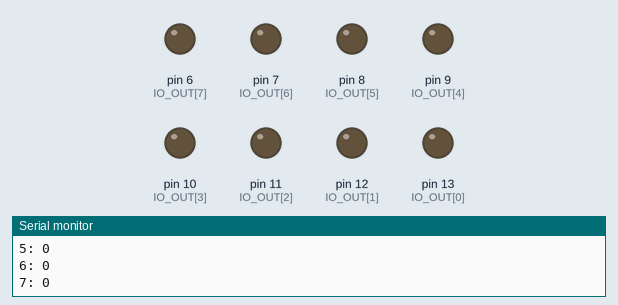
Simulated run of this sketch. Board: Arduino Uno, built with avr-gcc and run on an emulated ATmega328P. On the bench: output pins drawn as LEDs (lit = HIGH), the last lines printed to the serial monitor.

Above: at 1.0 s.
At 3.0 s:
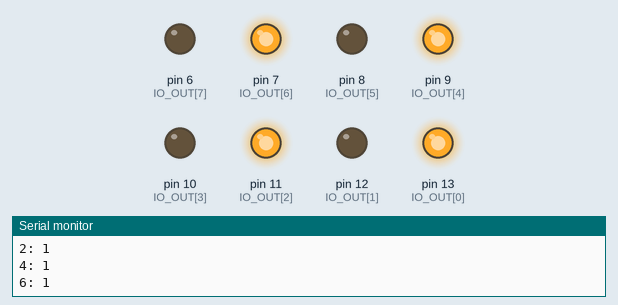
At 5.0 s:
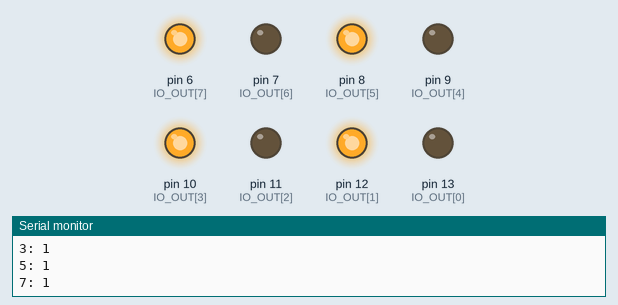
At 7.0 s:
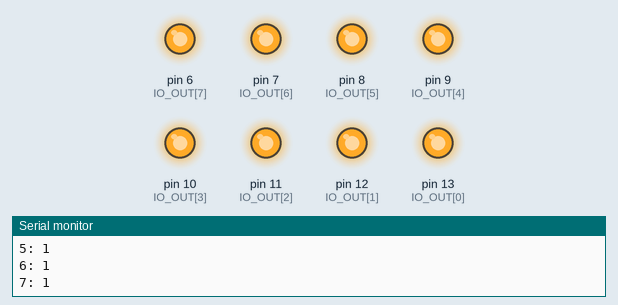
Timing chart, 0 to 10.4 s (numbered marks = the images above):
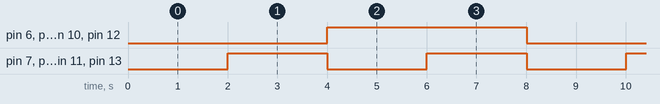

The sketch:

Visual_Check_AND_v1.ino
```cpp
const int IO_OUT[8] = {13,12,11,10,9,8,7,6};

void setup() {
  // put your setup code here, to run once:
  for (int i = 0; i < 8; i++)
    pinMode(IO_OUT[i], OUTPUT);

    Serial.begin(9600);
}

void loop() {
  // put your main code here, to run repeatedly:

  for (int i = 0; i < 8; i++)
  {
    digitalWrite(IO_OUT[i], LOW);
    Serial.print(i);
    Serial.print(": ");
    Serial.print(digitalRead(IO_OUT[i]));
    Serial.println();
  }
  Serial.println();
  Serial.println();
  delay(2000);

  for (int i = 0; i < 8; i=i+2)
  {
    digitalWrite(IO_OUT[i], HIGH);
    Serial.print(i);
    Serial.print(": ");
    Serial.print(digitalRead(IO_OUT[i]));
    Serial.println();
  }
  Serial.println();
  Serial.println();
  delay(2000);

   for (int i = 1; i < 8; i=i+2)
   {
     digitalWrite(IO_OUT[i-1], LOW);
    digitalWrite(IO_OUT[i], HIGH);
    Serial.print(i);
    Serial.print(": ");
    Serial.print(digitalRead(IO_OUT[i]));
    Serial.println();
  }
  Serial.println();
  Serial.println();
  delay(2000);

   for (int i = 0; i < 8; i++)
   {
     digitalWrite(IO_OUT[i+1], LOW);
    digitalWrite(IO_OUT[i], HIGH);
    Serial.print(i);
    Serial.print(": ");
    Serial.print(digitalRead(IO_OUT[i]));
    Serial.println();
  }
  Serial.println();
  Serial.println();
  delay(2000);

}
```

Measured:
- by itself, pin 6 (IO_OUT[7]), pin 8 (IO_OUT[5]), pin 10 (IO_OUT[3]), pin 12 (IO_OUT[1]): alternates HIGH for 4.0 s and LOW for 4.0 s
- by itself, pin 7 (IO_OUT[6]), pin 9 (IO_OUT[4]), pin 11 (IO_OUT[2]), pin 13 (IO_OUT[0]): alternates HIGH for 2.0 s and LOW for 2.0 s
- by itself, everything shown: repeats every 8.0 s, in 4 steps
